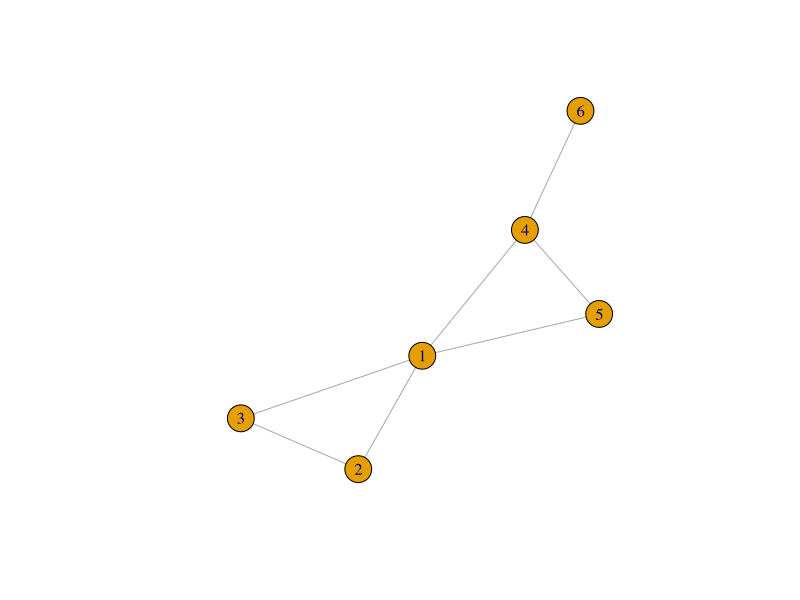

Write R code to recreate this figure. (Note: this script raises an error after producing the figure.)
library(igraph)
library(expm)
library(matrixcalc)

getAk <- function(A, D, k) {
  I = diag(nrow(D))
  Q = D - diag(nrow(D))
  A2 = A %*% A
  if (k == 1) {
    A
  } else if (k == 2) {
    A2 - (Q + I)
  } else {
    Ak_1 = A2 - (Q + I)
    Ak_2 = A
    i = 2
    Ai = NULL
    while (i < k) {
      Ai = Ak_1 %*% A - Ak_2 %*% Q
      i = i + 1
      Ak_2 = Ak_1
      Ak_1 = Ai
    }
    Ai
  }
}

# https://www.sci.unich.it/~francesc/teaching/network/eigenvector.html
eigenvector.centrality = function(g, t) {
  A = get.adjacency(g);
  n = vcount(g);
  x0 = rep(0, n);
  x1 = rep(1/n, n);
  eps = 1/10^t;
  iter = 0;
  while (sum(abs(x0 - x1)) > eps) {
    x0 = x1;
    x1 = as.vector(x1 %*% A);
    m = x1[which.max(abs(x1))];
    x1 = x1 / m;
    iter = iter + 1;
  } 
  return(list(vector = x1, value = m, iter = iter))
} 

#g1 <- graph( edges=c(1,2, 2,3), n=3, directed=F )                         # /\
#g1 <- graph( edges=c(1,2, 2,3, 3,1), n=3, directed=F )                    # triangle
#g1 <- graph( edges=c(1,2, 2,3, 3,1, 1,4), n=4, directed=F )               # triangle + line
#g1 <- graph( edges=c(1,2, 2,3, 3,1, 1,4, 1,5), n=5, directed=F )          # traingle + /\
#g1 <- graph( edges=c(1,2, 2,3, 3,1, 1,4, 1,5, 4,5), n=5, directed=F ) 
g1 <- graph( edges=c(1,2, 2,3, 3,1, 1,4, 1,5, 4,5, 4,6), n=6, directed=F ) 
plot(g1)

eigenvector.centrality(g1, 5)
A = as.matrix(as_adjacency_matrix(g1)) # Adjacency matrix
C = A %*% t(A) # cocitation matrix (directed graph)
B = t(A) %*% A # bibliographic coupling matrix (directed graph) - c_ij = # of vertices with edges pointing to both nodes i and j
L = as.matrix(laplacian_matrix(g1)) # Laplacian matrix
M = as.matrix(as_incidence_matrix(g1, )) # Incidence matrix
D = L + A # Degree matrix
Lrw = solve(D) %*% L # https://en.wikipedia.org/wiki/Laplacian_matrix#Random_walk_normalized_Laplacian
Lsym = (D %^% (-0.5)) %*% L %*% (D %^% (-0.5)) # https://en.wikipedia.org/wiki/Laplacian_matrix#Symmetrically_normalized_Laplacian
I = diag(nrow(D))
J = matrix(1, nrow(D), nrow(D))
Q = D - I
Q_2 = D + A # definition from "Spectra of graphs": signless Laplace matrix
S = J - I - 2 * A # Siegel adjacency matrix
Lsn = (D %^% 0.5) %*% L %*% (D %^% 0.5)
Lrn = matrix.power(D, -1) %*% L
A2 = A %^% 2
A3 = A %^% 3
A4 = A %^% 4

# getAk does not include backtracking, it allows to pass through the same vertex and edge more than once!
# Therefore, it counts paths e not just simple-paths
# (Zeta Functions of Finite Graphs and Coverings - Stark and Terras, 1996)
getAk(A, D, 2)
getAk(A, D, 4)

plot(graph_from_adjacency_matrix (kronecker(A, A)))
